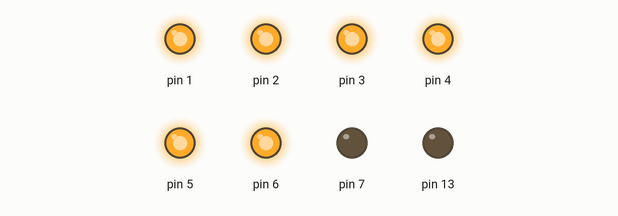
A sketch run on a simulated Arduino Uno, built with avr-gcc and run on an emulated ATmega328P. Shown: output pins drawn as LEDs (lit = HIGH).

Above: at 0.5 s.
At 2.5 s:
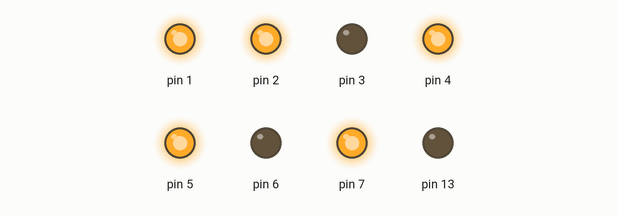
At 4.5 s:
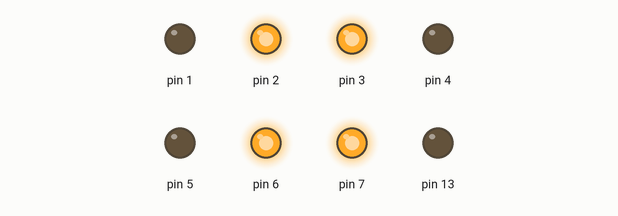
At 9.5 s:
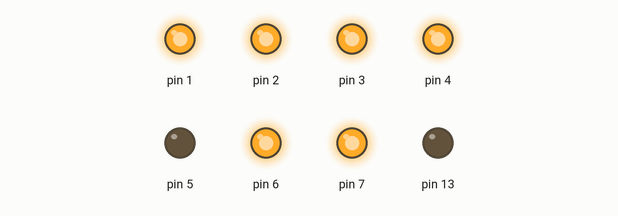
At 13.5 s:
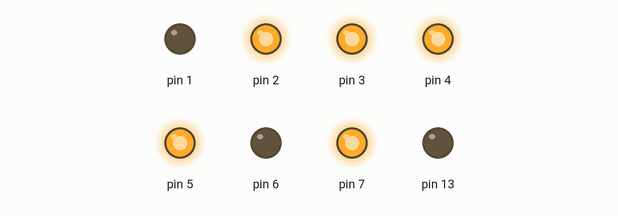
At 18.5 s:
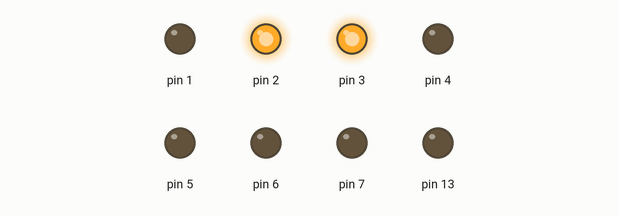
Timing chart, 0 to 19.6 s (numbered marks = the images above):
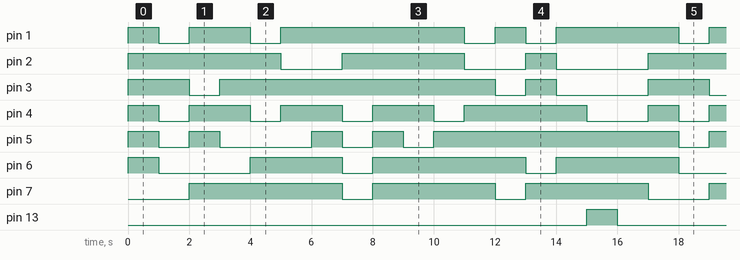

The sketch:

lab1_t4.ino
```cpp
int counter;

void setup()
{
  pinMode(1, OUTPUT);
  pinMode(2, OUTPUT);
  pinMode(3, OUTPUT);
  pinMode(4, OUTPUT);
  pinMode(5, OUTPUT);
  pinMode(6, OUTPUT);
  pinMode(7, OUTPUT);
  pinMode(13, OUTPUT);
}

void loop()
{
    digitalWrite(1, HIGH);
    digitalWrite(2, HIGH);
    digitalWrite(3, HIGH);
    digitalWrite(4, HIGH);
    digitalWrite(5, HIGH);
    digitalWrite(6, HIGH);
    digitalWrite(7, LOW);

    delay(1000); // Wait for 1000 millisecond(s)

    digitalWrite(1, LOW);
    digitalWrite(2, HIGH);
    digitalWrite(3, HIGH);
    digitalWrite(4, LOW);
    digitalWrite(5, LOW);
    digitalWrite(6, LOW);
    digitalWrite(7, LOW);

    delay(1000); // Wait for 1000 millisecond(s)

    digitalWrite(1, HIGH);
    digitalWrite(2, HIGH);
    digitalWrite(3, LOW);
    digitalWrite(4, HIGH);
    digitalWrite(5, HIGH);
    digitalWrite(6, LOW);
    digitalWrite(7, HIGH);

    delay(1000); // Wait for 1000 millisecond(s)

    digitalWrite(1, HIGH);
    digitalWrite(2, HIGH);
    digitalWrite(3, HIGH);
    digitalWrite(4, HIGH);
    digitalWrite(5, LOW);
    digitalWrite(6, LOW);
    digitalWrite(7, HIGH);

  delay(1000); // Wait for 1000 millisecond(s)

    digitalWrite(1, LOW);
    digitalWrite(2, HIGH);
    digitalWrite(3, HIGH);
    digitalWrite(4, LOW);
    digitalWrite(5, LOW);
    digitalWrite(6, HIGH);
    digitalWrite(7, HIGH);

  delay(1000); // Wait for 1000 millisecond(s)

    digitalWrite(1, HIGH);
    digitalWrite(2, LOW);
    digitalWrite(3, HIGH);
    digitalWrite(4, HIGH);
    digitalWrite(5, LOW);
    digitalWrite(6, HIGH);
    digitalWrite(7, HIGH);

    delay(1000); // Wait for 1000 millisecond(s)

    digitalWrite(1, HIGH);
    digitalWrite(2, LOW);
    digitalWrite(3, HIGH);
    digitalWrite(4, HIGH);
    digitalWrite(5, HIGH);
    digitalWrite(6, HIGH);
    digitalWrite(7, HIGH);

    delay(1000); // Wait for 1000 millisecond(s)

    digitalWrite(1, HIGH);
    digitalWrite(2, HIGH);
    digitalWrite(3, HIGH);
    digitalWrite(4, LOW);
    digitalWrite(5, LOW);
    digitalWrite(6, LOW);
    digitalWrite(7, LOW);

    delay(1000); // Wait for 1000 millisecond(s)

    digitalWrite(1, HIGH);
    digitalWrite(2, HIGH);
    digitalWrite(3, HIGH);
    digitalWrite(4, HIGH);
    digitalWrite(5, HIGH);
    digitalWrite(6, HIGH);
    digitalWrite(7, HIGH);

    delay(1000); // Wait for 1000 millisecond(s)

    digitalWrite(1, HIGH);
    digitalWrite(2, HIGH);
    digitalWrite(3, HIGH);
    digitalWrite(4, HIGH);
    digitalWrite(5, LOW);
    digitalWrite(6, HIGH);
    digitalWrite(7, HIGH);

    delay(1000); // Wait for 1000 millisecond(s)

    digitalWrite(1, HIGH);
    digitalWrite(2, HIGH);
    digitalWrite(3, HIGH);
    digitalWrite(4, LOW);
    digitalWrite(5, HIGH);
    digitalWrite(6, HIGH);
    digitalWrite(7, HIGH);

    delay(1000); // Wait for 1000 millisecond(s)

    digitalWrite(1, LOW);
    digitalWrite(2, LOW);
    digitalWrite(3, HIGH);
    digitalWrite(4, HIGH);
    digitalWrite(5, HIGH);
    digitalWrite(6, HIGH);
    digitalWrite(7, HIGH);

    delay(1000); // Wait for 1000 millisecond(s)

    digitalWrite(1, HIGH);
    digitalWrite(2, LOW);
    digitalWrite(3, LOW);
    digitalWrite(4, HIGH);
    digitalWrite(5, HIGH);
    digitalWrite(6, HIGH);
    digitalWrite(7, LOW);

  delay(1000); // Wait for 1000 millisecond(s)

    digitalWrite(1, LOW);
    digitalWrite(2, HIGH);
    digitalWrite(3, HIGH);
    digitalWrite(4, HIGH);
    digitalWrite(5, HIGH);
    digitalWrite(6, LOW);
    digitalWrite(7, HIGH);

    delay(1000); // Wait for 1000 millisecond(s)

    digitalWrite(1, HIGH);
    digitalWrite(2, LOW);
    digitalWrite(3, LOW);
    digitalWrite(4, HIGH);
    digitalWrite(5, HIGH);
    digitalWrite(6, HIGH);
    digitalWrite(7, HIGH);

    delay(1000); // Wait for 1000 millisecond(s)

    digitalWrite(1, HIGH);
    digitalWrite(2, LOW);
    digitalWrite(3, LOW);
    digitalWrite(4, LOW);
    digitalWrite(5, HIGH);
    digitalWrite(6, HIGH);
    digitalWrite(7, HIGH);

  digitalWrite(13, HIGH);
  delay(1000); // Wait for 1000 millisecond(s)
  digitalWrite(13, LOW);
  delay(1000); // Wait for 1000 millisecond(s)
}
```

Measured:
- by itself, pin 1: repeats every 17.0 s: LOW 1.0 s, HIGH 2.0 s, LOW 1.0 s, HIGH 6.0 s, LOW 1.0 s, HIGH 1.0 s, LOW 1.0 s, HIGH 4.0 s
- by itself, pin 2: repeats every 17.0 s: LOW 2.0 s, HIGH 4.0 s, LOW 2.0 s, HIGH 1.0 s, LOW 3.0 s, HIGH 5.0 s
- by itself, pin 3: repeats every 17.0 s: LOW 1.0 s, HIGH 9.0 s, LOW 1.0 s, HIGH 1.0 s, LOW 3.0 s, HIGH 2.0 s
- by itself, pin 4: repeats every 17.0 s: 3 × (LOW 1.0 s, HIGH 2.0 s), LOW 1.0 s, HIGH 4.0 s, LOW 2.0 s, HIGH 1.0 s
- by itself, pin 5: repeats every 17.0 s: LOW 1.0 s, HIGH 1.0 s, LOW 3.0 s, 2 × (HIGH 1.0 s, LOW 1.0 s), HIGH 8.0 s
- by itself, pin 6: repeats every 17.0 s: LOW 3.0 s, HIGH 3.0 s, LOW 1.0 s, HIGH 5.0 s, LOW 1.0 s, HIGH 4.0 s
- by itself, pin 7: LOW → HIGH at 2.0 s, → LOW 5.0 s later, → HIGH 1.0 s later, → LOW 4.0 s later, … (13 changes in this stretch)
- by itself, pin 13: alternates HIGH for 1.0 s and LOW for 16.0 s
